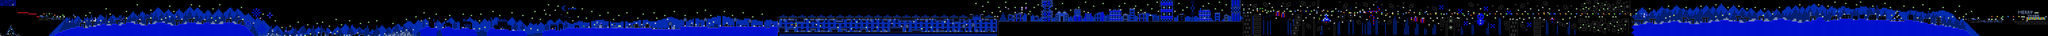

This game map was drawn from its Tiled (.tmx) file and the tilesets committed beside it. A one-line description and the trimmed map source follow:
An orthogonal 1514x27 tile map with 16x16 px tiles, 2 tile layers (SP, ...), 2 tilesets, 2 image layers.

<map version="1.10" tiledversion="1.11.2" orientation="orthogonal" renderorder="right-down" width="1514" height="27" tilewidth="16" tileheight="16" infinite="0" nextlayerid="5" nextobjectid="1">
 <editorsettings>
  <chunksize width="16" height="27" />
  <export target="../LEVELS/LEVEL DATA/pyrophoric.csv" format="csv" />
 </editorsettings>
 <tileset firstgid="1" name="famidash" tilewidth="16" tileheight="16" tilecount="256" columns="16">
  <image source="../../../GRAPHICS/famidash.bmp" width="256" height="256" />
 </tileset>
 <tileset firstgid="257" name="sprites" tilewidth="16" tileheight="16" tilecount="256" columns="16">
  <image source="../../../GRAPHICS/sprites.png" width="256" height="256" />
 </tileset>
 <imagelayer id="3" name="Image Layer 1" parallaxx="0.9" parallaxy="0.9" repeatx="1" repeaty="1">
  <image source="../../../GRAPHICS/Old/parallax Blue.bmp" width="144" height="72" />
 </imagelayer>
 <imagelayer id="4" name="Image Layer 2" offsetx="0" offsety="432" repeatx="1">
  <image source="../../../GRAPHICS/ground.bmp" width="64" height="128" />
 </imagelayer>
 <layer id="1" width="1514" height="27">
  <data>[40878 cells, 26116 non-empty, 131 distinct tile ids]</data>
 </layer>
 <layer id="2" name="SP" width="1514" height="27">
  <data>[40878 cells, 671 non-empty, 81 distinct tile ids]</data>
 </layer>
</map>
